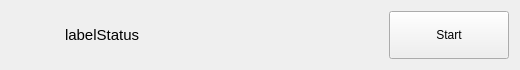
<?xml version="1.0" encoding="UTF-8"?>
<ui version="4.0">
 <class>ServiceWidget</class>
 <widget class="QWidget" name="ServiceWidget">
  <property name="geometry">
   <rect>
    <x>0</x>
    <y>0</y>
    <width>520</width>
    <height>56</height>
   </rect>
  </property>
  <property name="windowTitle">
   <string notr="true">ServiceWidget</string>
  </property>
  <layout class="QGridLayout" name="gridLayout">
   <item row="0" column="0">
    <widget class="QLabel" name="labelIcon">
     <property name="minimumSize">
      <size>
       <width>48</width>
       <height>48</height>
      </size>
     </property>
     <property name="maximumSize">
      <size>
       <width>48</width>
       <height>48</height>
      </size>
     </property>
     <property name="text">
      <string notr="true"/>
     </property>
    </widget>
   </item>
   <item row="0" column="1">
    <widget class="QLabel" name="labelStatus">
     <property name="sizeIncrement">
      <size>
       <width>2</width>
       <height>0</height>
      </size>
     </property>
     <property name="font">
      <font>
       <pointsize>11</pointsize>
      </font>
     </property>
     <property name="text">
      <string notr="true">labelStatus</string>
     </property>
    </widget>
   </item>
   <item row="0" column="2">
    <widget class="QPushButton" name="pushToggle">
     <property name="minimumSize">
      <size>
       <width>0</width>
       <height>48</height>
      </size>
     </property>
     <property name="maximumSize">
      <size>
       <width>120</width>
       <height>48</height>
      </size>
     </property>
     <property name="text">
      <string>Start</string>
     </property>
    </widget>
   </item>
  </layout>
 </widget>
 <resources/>
 <connections/>
</ui>
